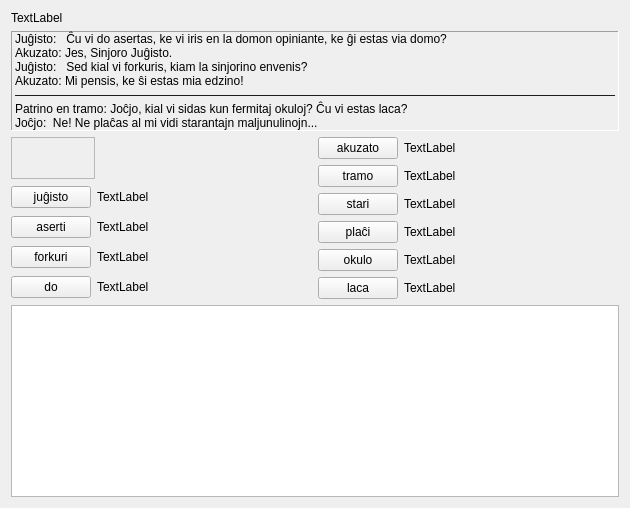
     <widget class="QWidget" name="Sendas1_Lec10">
      <attribute name="icon">
       <iconset resource="ikonoj.qrc">
        <normaloff>:/ikonoj/sendas_24.png</normaloff>:/ikonoj/sendas_24.png</iconset>
      </attribute>
      <attribute name="title">
       <string>8</string>
      </attribute>
      <layout class="QVBoxLayout" name="verticalLayout_45" stretch="0,0,0,1">
       <item>
        <widget class="titolo" name="Lec10_Label8">
         <property name="text">
          <string>TextLabel</string>
         </property>
        </widget>
       </item>
       <item>
        <widget class="QLabel" name="Memo4_Lec10">
         <property name="sizePolicy">
          <sizepolicy hsizetype="Preferred" vsizetype="Maximum">
           <horstretch>0</horstretch>
           <verstretch>0</verstretch>
          </sizepolicy>
         </property>
         <property name="frameShape">
          <enum>QFrame::Panel</enum>
         </property>
         <property name="frameShadow">
          <enum>QFrame::Sunken</enum>
         </property>
         <property name="text">
          <string>Juĝisto:   Ĉu vi do asertas, ke vi iris en la domon opiniante, ke ĝi estas via domo?
Akuzato: Jes, Sinjoro Juĝisto.
Juĝisto:   Sed kial vi forkuris, kiam la sinjorino envenis?
Akuzato: Mi pensis, ke ŝi estas mia edzino!
——————————————————————————————————————————————————
Patrino en tramo: Joĉjo, kial vi sidas kun fermitaj okuloj? Ĉu vi estas laca?
Joĉjo:  Ne! Ne plaĉas al mi vidi starantajn maljunulinojn...</string>
         </property>
         <property name="wordWrap">
          <bool>true</bool>
         </property>
         <property name="buddy">
          <cstring>plainTextEdit</cstring>
         </property>
         <property name="tipo" stdset="0">
          <string>teksta</string>
         </property>
        </widget>
       </item>
       <item>
        <layout class="QHBoxLayout" name="horizontalLayout_10">
         <item>
          <layout class="QVBoxLayout" name="verticalLayout_7">
           <item>
            <widget class="mp3ludilo" name="Lec10_memo4">
             <property name="sizePolicy">
              <sizepolicy hsizetype="Fixed" vsizetype="Fixed">
               <horstretch>0</horstretch>
               <verstretch>0</verstretch>
              </sizepolicy>
             </property>
             <property name="minimumSize">
              <size>
               <width>84</width>
               <height>42</height>
              </size>
             </property>
             <property name="maximumSize">
              <size>
               <width>16777215</width>
               <height>16777215</height>
              </size>
             </property>
             <property name="frameShape">
              <enum>QFrame::StyledPanel</enum>
             </property>
             <property name="frameShadow">
              <enum>QFrame::Plain</enum>
             </property>
            </widget>
           </item>
           <item>
            <layout class="QVBoxLayout" name="verticalLayout_36">
             <property name="spacing">
              <number>6</number>
             </property>
             <item>
              <layout class="QHBoxLayout" name="horizontalLayout_59">
               <item>
                <widget class="neklakebla" name="pushButton_62">
                 <property name="sizePolicy">
                  <sizepolicy hsizetype="Maximum" vsizetype="Fixed">
                   <horstretch>0</horstretch>
                   <verstretch>0</verstretch>
                  </sizepolicy>
                 </property>
                 <property name="text">
                  <string>juĝisto</string>
                 </property>
                </widget>
               </item>
               <item>
                <widget class="QLabel" name="Lec10_Label768">
                 <property name="text">
                  <string>TextLabel</string>
                 </property>
                 <property name="wordWrap">
                  <bool>true</bool>
                 </property>
                 <property name="buddy">
                  <cstring>pushButton_62</cstring>
                 </property>
                </widget>
               </item>
              </layout>
             </item>
             <item>
              <layout class="QHBoxLayout" name="horizontalLayout_60">
               <item>
                <widget class="neklakebla" name="pushButton_63">
                 <property name="sizePolicy">
                  <sizepolicy hsizetype="Maximum" vsizetype="Fixed">
                   <horstretch>0</horstretch>
                   <verstretch>0</verstretch>
                  </sizepolicy>
                 </property>
                 <property name="text">
                  <string>aserti</string>
                 </property>
                </widget>
               </item>
               <item>
                <widget class="QLabel" name="Lec10_Label769">
                 <property name="text">
                  <string>TextLabel</string>
                 </property>
                 <property name="wordWrap">
                  <bool>true</bool>
                 </property>
                 <property name="buddy">
                  <cstring>pushButton_63</cstring>
                 </property>
                </widget>
               </item>
              </layout>
             </item>
             <item>
              <layout class="QHBoxLayout" name="horizontalLayout_61">
               <item>
                <widget class="neklakebla" name="pushButton_64">
                 <property name="sizePolicy">
                  <sizepolicy hsizetype="Maximum" vsizetype="Fixed">
                   <horstretch>0</horstretch>
                   <verstretch>0</verstretch>
                  </sizepolicy>
                 </property>
                 <property name="text">
                  <string>forkuri</string>
                 </property>
                </widget>
               </item>
               <item>
                <widget class="QLabel" name="Lec10_Label770">
                 <property name="text">
                  <string>TextLabel</string>
                 </property>
                 <property name="wordWrap">
                  <bool>true</bool>
                 </property>
                 <property name="buddy">
                  <cstring>pushButton_64</cstring>
                 </property>
                </widget>
               </item>
              </layout>
             </item>
             <item>
              <layout class="QHBoxLayout" name="horizontalLayout_62">
               <item>
                <widget class="neklakebla" name="pushButton_65">
                 <property name="sizePolicy">
                  <sizepolicy hsizetype="Maximum" vsizetype="Fixed">
                   <horstretch>0</horstretch>
                   <verstretch>0</verstretch>
                  </sizepolicy>
                 </property>
                 <property name="text">
                  <string>do</string>
                 </property>
                </widget>
               </item>
               <item>
                <widget class="QLabel" name="Lec10_Label771">
                 <property name="text">
                  <string>TextLabel</string>
                 </property>
                 <property name="wordWrap">
                  <bool>true</bool>
                 </property>
                 <property name="buddy">
                  <cstring>pushButton_65</cstring>
                 </property>
                </widget>
               </item>
              </layout>
             </item>
            </layout>
           </item>
          </layout>
         </item>
         <item>
          <layout class="QVBoxLayout" name="verticalLayout_37">
           <item>
            <layout class="QHBoxLayout" name="horizontalLayout_63">
             <item>
              <widget class="neklakebla" name="pushButton_66">
               <property name="sizePolicy">
                <sizepolicy hsizetype="Maximum" vsizetype="Fixed">
                 <horstretch>0</horstretch>
                 <verstretch>0</verstretch>
                </sizepolicy>
               </property>
               <property name="text">
                <string>akuzato</string>
               </property>
              </widget>
             </item>
             <item>
              <widget class="QLabel" name="Lec10_Label772">
               <property name="text">
                <string>TextLabel</string>
               </property>
               <property name="wordWrap">
                <bool>true</bool>
               </property>
               <property name="buddy">
                <cstring>pushButton_66</cstring>
               </property>
              </widget>
             </item>
            </layout>
           </item>
           <item>
            <layout class="QHBoxLayout" name="horizontalLayout_64">
             <item>
              <widget class="neklakebla" name="pushButton_67">
               <property name="sizePolicy">
                <sizepolicy hsizetype="Maximum" vsizetype="Fixed">
                 <horstretch>0</horstretch>
                 <verstretch>0</verstretch>
                </sizepolicy>
               </property>
               <property name="text">
                <string>tramo</string>
               </property>
              </widget>
             </item>
             <item>
              <widget class="QLabel" name="Lec10_Label773">
               <property name="text">
                <string>TextLabel</string>
               </property>
               <property name="wordWrap">
                <bool>true</bool>
               </property>
               <property name="buddy">
                <cstring>pushButton_67</cstring>
               </property>
              </widget>
             </item>
            </layout>
           </item>
           <item>
            <layout class="QHBoxLayout" name="horizontalLayout_65">
             <item>
              <widget class="neklakebla" name="pushButton_68">
               <property name="sizePolicy">
                <sizepolicy hsizetype="Maximum" vsizetype="Fixed">
                 <horstretch>0</horstretch>
                 <verstretch>0</verstretch>
                </sizepolicy>
               </property>
               <property name="text">
                <string>stari</string>
               </property>
              </widget>
             </item>
             <item>
              <widget class="QLabel" name="Lec10_Label774">
               <property name="text">
                <string>TextLabel</string>
               </property>
               <property name="wordWrap">
                <bool>true</bool>
               </property>
               <property name="buddy">
                <cstring>pushButton_68</cstring>
               </property>
              </widget>
             </item>
            </layout>
           </item>
           <item>
            <layout class="QHBoxLayout" name="horizontalLayout_66">
             <item>
              <widget class="neklakebla" name="pushButton_69">
               <property name="sizePolicy">
                <sizepolicy hsizetype="Maximum" vsizetype="Fixed">
                 <horstretch>0</horstretch>
                 <verstretch>0</verstretch>
                </sizepolicy>
               </property>
               <property name="text">
                <string>plaĉi</string>
               </property>
              </widget>
             </item>
             <item>
              <widget class="QLabel" name="Lec10_Label775">
               <property name="text">
                <string>TextLabel</string>
               </property>
               <property name="wordWrap">
                <bool>true</bool>
               </property>
               <property name="buddy">
                <cstring>pushButton_69</cstring>
               </property>
              </widget>
             </item>
            </layout>
           </item>
           <item>
            <layout class="QHBoxLayout" name="horizontalLayout_67">
             <item>
              <widget class="neklakebla" name="pushButton_70">
               <property name="sizePolicy">
                <sizepolicy hsizetype="Maximum" vsizetype="Fixed">
                 <horstretch>0</horstretch>
                 <verstretch>0</verstretch>
                </sizepolicy>
               </property>
               <property name="text">
                <string>okulo</string>
               </property>
              </widget>
             </item>
             <item>
              <widget class="QLabel" name="Lec10_Label776">
               <property name="text">
                <string>TextLabel</string>
               </property>
               <property name="wordWrap">
                <bool>true</bool>
               </property>
               <property name="buddy">
                <cstring>pushButton_70</cstring>
               </property>
              </widget>
             </item>
            </layout>
           </item>
           <item>
            <layout class="QHBoxLayout" name="horizontalLayout_68">
             <item>
              <widget class="neklakebla" name="pushButton_71">
               <property name="sizePolicy">
                <sizepolicy hsizetype="Maximum" vsizetype="Fixed">
                 <horstretch>0</horstretch>
                 <verstretch>0</verstretch>
                </sizepolicy>
               </property>
               <property name="text">
                <string>laca</string>
               </property>
              </widget>
             </item>
             <item>
              <widget class="QLabel" name="Lec10_Label777">
               <property name="text">
                <string>TextLabel</string>
               </property>
               <property name="wordWrap">
                <bool>true</bool>
               </property>
               <property name="buddy">
                <cstring>pushButton_71</cstring>
               </property>
              </widget>
             </item>
            </layout>
           </item>
          </layout>
         </item>
        </layout>
       </item>
       <item>
        <widget class="cx_plainedit" name="plainTextEdit">
         <property name="sizePolicy">
          <sizepolicy hsizetype="Expanding" vsizetype="Maximum">
           <horstretch>0</horstretch>
           <verstretch>0</verstretch>
          </sizepolicy>
         </property>
        </widget>
       </item>
      </layout>
     </widget>
